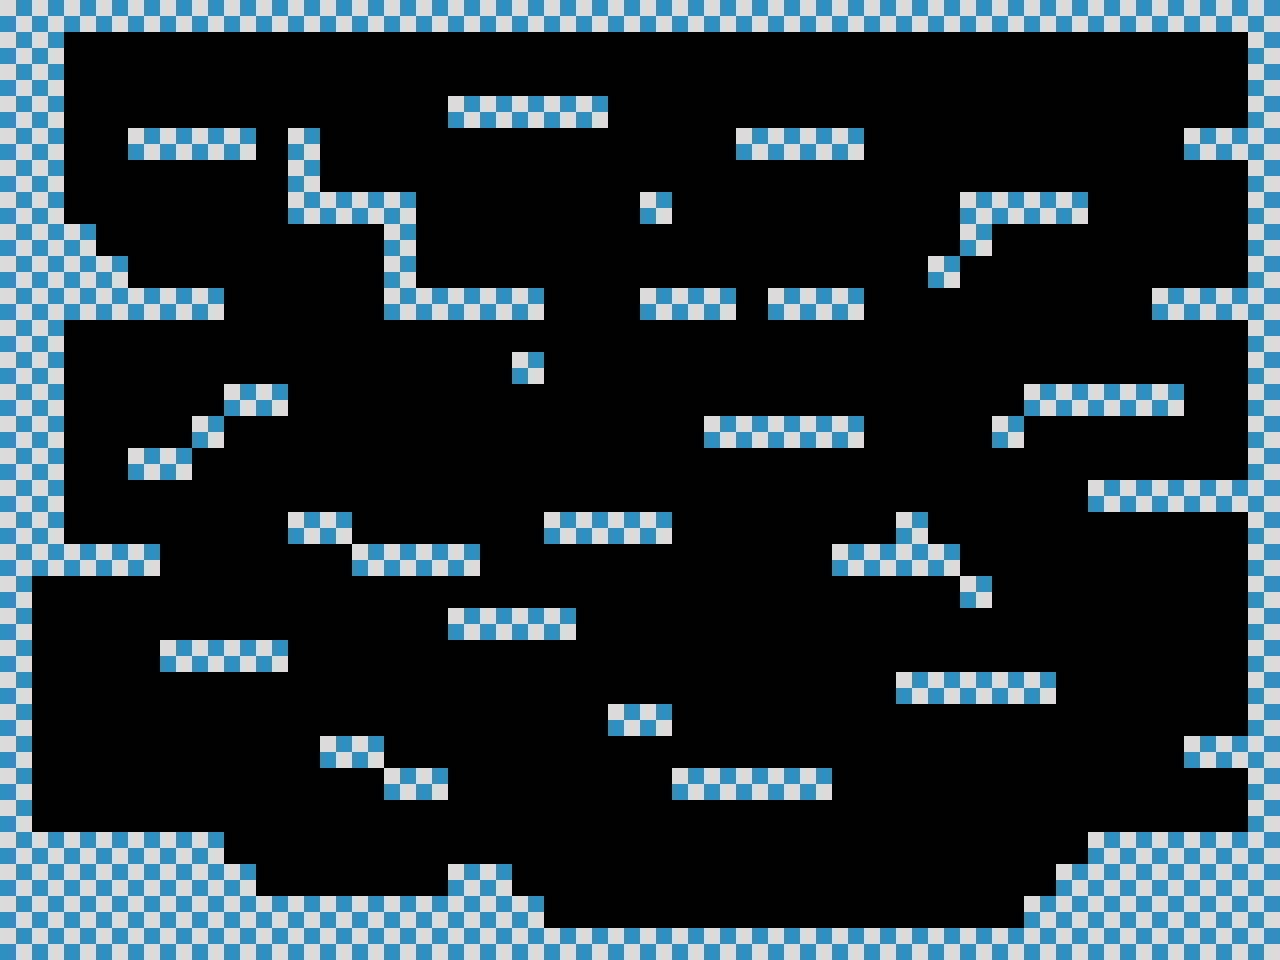

This is a level from a 2D game, rendered from its Tiled map with the project's own tilesets. A one-line summary and the map file follow, with tile-layer data summarised:
An orthogonal 40x30 tile map with 32x32 px tiles, 1 tile layer (Tiles) and 11 objects (9x Zombie, Door, Sign).

<map version="1.0" orientation="orthogonal" width="40" height="30" tilewidth="32" tileheight="32">
 <tileset firstgid="1" name="Untitled" tilewidth="32" tileheight="32">
  <image source="block.gif" width="96" height="32" />
 </tileset>
 <layer name="Tiles" width="40" height="30">
  <data>[1200 cells, 336 non-empty, 3 distinct tile ids]</data>
 </layer>
 <objectgroup name="Objects" width="40" height="30">
  <object name="Zombie" type="Zombie" x="640" y="864" width="32" height="64" />
  <object name="Zombie" type="Zombie" x="768" y="864" width="32" height="64" />
  <object name="Zombie" type="Zombie" x="896" y="864" width="32" height="64" />
  <object name="Zombie" type="Zombie" x="960" y="864" width="32" height="64" />
  <object name="Zombie" type="Zombie" x="832" y="864" width="32" height="64" />
  <object name="Zombie" type="Zombie" x="1184" y="224" width="32" height="64" />
  <object name="Zombie" type="Zombie" x="1088" y="320" width="32" height="64" />
  <object name="Door" type="Door" x="64" y="768" width="32" height="64">
   <properties>
    <property name="path" value="data/levels/hub.tmx" />
   </properties>
  </object>
  <object name="Zombie" type="Zombie" x="576" y="864" width="32" height="64" />
  <object name="Zombie" type="Zombie" x="704" y="864" width="32" height="64" />
  <object name="Sign" type="Sign" x="128" y="800" width="32" height="32">
   <properties>
    <property name="message" value="I am also a sign!" />
   </properties>
  </object>
 </objectgroup>
</map>